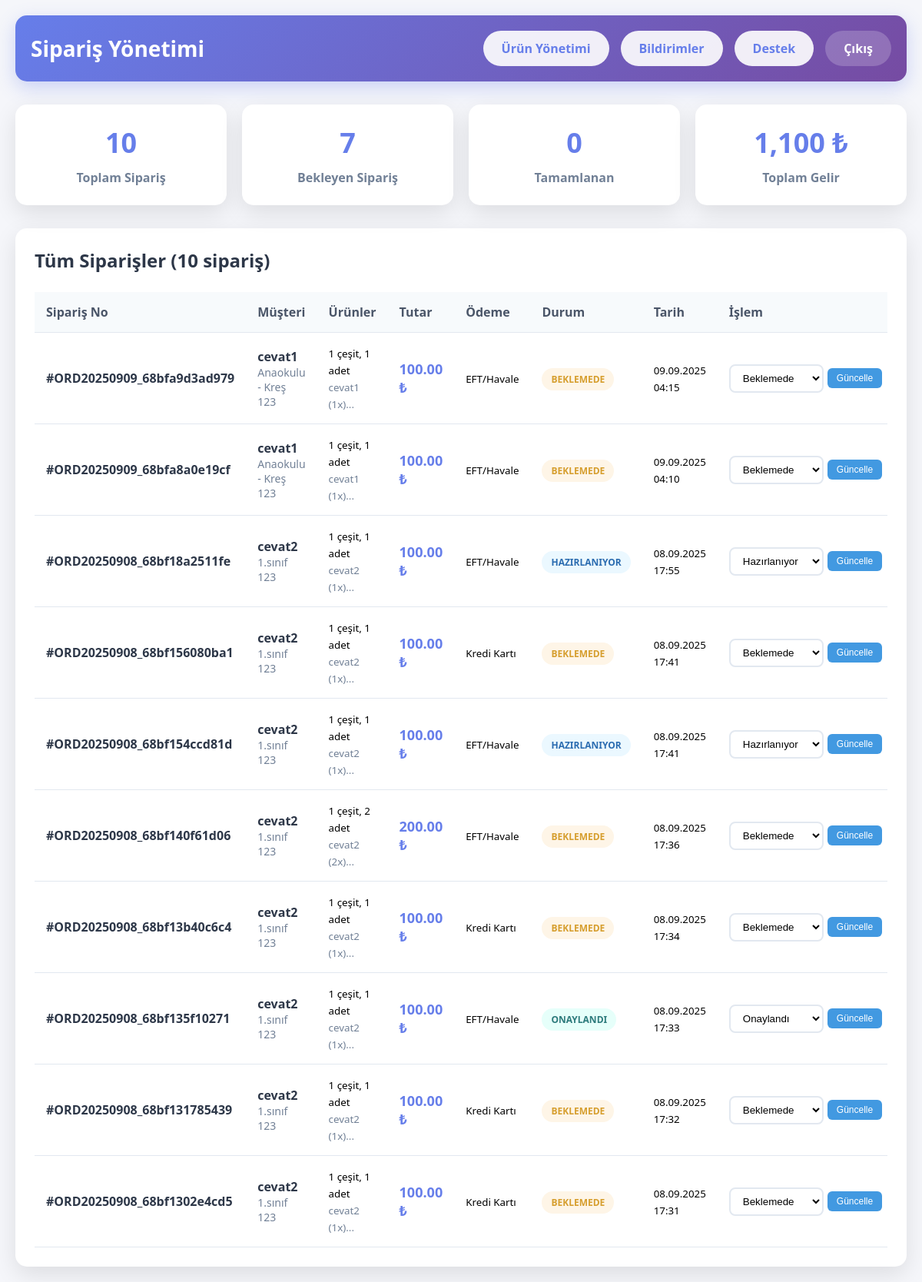
The app's page /admin_orders.php (signed in) with its own data.
### tables this page shows
CREATE TABLE `orders` (
  `id` int NOT NULL AUTO_INCREMENT,
  `student_id` int NOT NULL,
  `order_number` varchar(50) NOT NULL,
  `total_amount` decimal(10,2) NOT NULL,
  `payment_method` enum('eft','havale','kredi_karti') NOT NULL,
  `status` enum('beklemede','onaylandi','hazirlaniyor','kargoda','teslim_edildi','iptal') DEFAULT 'beklemede',
  `student_name` varchar(100) NOT NULL,
  `student_class` varchar(50) NOT NULL,
  `student_phone` varchar(20) DEFAULT NULL,
  `student_address` text,
  `order_date` timestamp NULL DEFAULT CURRENT_TIMESTAMP,
  PRIMARY KEY (`id`),
  UNIQUE KEY `order_number` (`order_number`),
  KEY `student_id` (`student_id`),
  CONSTRAINT `orders_ibfk_1` FOREIGN KEY (`student_id`) REFERENCES `students` (`id`) ON DELETE CASCADE
);

### admin_orders.php (the view, shortened to what this page needs)
<?php
include 'config.php';
$stmt = $pdo->query("
    SELECT o.*,
           COUNT(oi.id) as item_count,
           SUM(oi.quantity) as total_items,
           GROUP_CONCAT(CONCAT(oi.product_name, ' (', oi.quantity, 'x)') SEPARATOR ', ') as product_details
    FROM orders o
    LEFT JOIN order_items oi ON o.id = oi.order_id
    GROUP BY o.id
    ORDER BY o.order_date DESC
");
$orders = $stmt->fetchAll();
$stats = [
    'total_orders' => count($orders),
    'pending_orders' => count(array_filter($orders, fn($o) => $o['status'] === 'beklemede')),
    'completed_orders' => count(array_filter($orders, fn($o) => $o['status'] === 'teslim_edildi')),
    'total_revenue' => array_sum(array_column($orders, 'total_amount'))
];
?>
<!DOCTYPE html>
<html>
<head>
</head>
<body>
    <div class="container">
        <div class="header">
            <h1>Sipariş Yönetimi</h1>
            <div class="header-buttons">
                <a href="admin_panel.php" class="btn btn-primary">Ürün Yönetimi</a>
                <a href="notifications.php" class="btn btn-primary">Bildirimler</a>
                <a href="support.php" class="btn btn-primary">Destek</a>
                <a href="student_login.php" class="btn btn-secondary">Çıkış</a>
            </div>
        </div>
        <div class="stats-grid">
            <div class="stat-card">
                <div class="stat-number"><?= $stats['total_orders'] ?></div>
                <div class="stat-label">Toplam Sipariş</div>
            </div>
            <div class="stat-card">
                <div class="stat-number"><?= $stats['pending_orders'] ?></div>
                <div class="stat-label">Bekleyen Sipariş</div>
            </div>
            <div class="stat-card">
                <div class="stat-number"><?= $stats['completed_orders'] ?></div>
                <div class="stat-label">Tamamlanan</div>
            </div>
            <div class="stat-card">
                <div class="stat-number"><?= number_format($stats['total_revenue'], 0) ?> ₺</div>
                <div class="stat-label">Toplam Gelir</div>
            </div>
        </div>
        <div class="orders-section">
            <div class="section-header">
                <h2>Tüm Siparişler (<?= count($orders) ?> sipariş)</h2>
            </div>
            <?php if (count($orders) > 0): ?>
                <div class="table-container">
                    <table>
                        <thead>
                            <tr>
                                <th>Sipariş No</th>
                                <th>Müşteri</th>
                                <th>Ürünler</th>
                                <th>Tutar</th>
                                <th>Ödeme</th>
                                <th>Durum</th>
                                <th>Tarih</th>
                                <th>İşlem</th>
                            </tr>
                        </thead>
                        <tbody>
                            <?php foreach ($orders as $order): ?>
                                <tr>
                                    <td>
                                        <div class="order-number">#<?= htmlspecialchars($order['order_number']) ?></div>
                                    </td>
                                    <td>
                                        <div class="customer-info">
                                            <div class="customer-name"><?= htmlspecialchars($order['student_name']) ?></div>
                                            <div class="customer-details">
                                                <?= htmlspecialchars($order['student_class']) ?><br>
                                                <?= htmlspecialchars($order['student_phone'] ?: 'Tel: -') ?>
                                            </div>
                                        </div>
                                    </td>
                                    <td>
                                        <small><?= $order['item_count'] ?> çeşit, <?= $order['total_items'] ?> adet</small><br>
                                        <small style="color: #718096;"><?= htmlspecialchars(substr($order['product_details'], 0, 50)) ?>...</small>
                                    </td>
                                    <td>
                                        <div class="order-total"><?= number_format($order['total_amount'], 2) ?> ₺</div>
                                    </td>
                                    <td>
                                        <small>
                                            <?php
                                            $payment_labels = [
                                                'eft' => 'EFT/Havale',
                                                'kredi_karti' => 'Kredi Kartı'
                                            ];
                                            echo $payment_labels[$order['payment_method']] ?? $order['payment_method'];
                                            ?>
                                        </small>
                                    </td>
                                    <td>
                                        <span class="status-badge status-<?= $order['status'] ?>">
                                            <?php
                                            $status_labels = [
                                                'beklemede' => 'Beklemede',
                                                'onaylandi' => 'Onaylandı',
                                                'hazirlaniyor' => 'Hazırlanıyor',
                                                'kargoda' => 'Kargoda',
                                                'teslim_edildi' => 'Teslim Edildi',
                                                'iptal' => 'İptal'
                                            ];
                                            echo $status_labels[$order['status']] ?? $order['status'];
                                            ?>
                                        </span>
                                    </td>
                                    <td>
                                        <small><?= date('d.m.Y H:i', strtotime($order['order_date'])) ?></small>
                                    </td>
                                    <td>
                                        <form method="POST" style="display: flex; gap: 5px; align-items: center;">
                                            <select name="status" class="status-select">
                                                <option value="beklemede" <?= $order['status'] === 'beklemede' ? 'selected' : '' ?>>Beklemede</option>
                                                <option value="onaylandi" <?= $order['status'] === 'onaylandi' ? 'selected' : '' ?>>Onaylandı</option>
                                                <option value="hazirlaniyor" <?= $order['status'] === 'hazirlaniyor' ? 'selected' : '' ?>>Hazırlanıyor</option>
                                            </select>
                                            <button type="submit" name="update_status" class="update-btn">Güncelle</button>
                                        </form>
                                    </td>
                                </tr>
                            <?php endforeach; ?>
                        </tbody>
                    </table>
                </div>
            <?php endif; ?>
        </div>
    </div>
</body>
</html>

### admin_orders.php (style rules this page uses)
* { margin: 0; padding: 0; box-sizing: border-box; }
body { font-family: 'Segoe UI', Tahoma, Geneva, Verdana, sans-serif; background: #f5f6fa; }
.container { max-width: 1400px; margin: 0 auto; padding: 20px; }
.header { background: linear-gradient(135deg, #667eea 0%, #764ba2 100%); color: white; padding: 20px; border-radius: 15px; margin-bottom: 30px; box-shadow: 0 8px 25px rgba(102, 126, 234, 0.3); display: flex; justify-content: space-between; align-items: center; }
.header h1 { font-size: 28px; }
.header-buttons { display: flex; gap: 15px; }
.btn { padding: 12px 24px; border: none; border-radius: 25px; text-decoration: none; font-weight: bold; transition: all 0.3s; cursor: pointer; display: inline-block; text-align: center; }
.btn-primary { background: rgba(255,255,255,0.9); color: #667eea; }
.btn-secondary { background: rgba(255,255,255,0.2); color: white; }
.stats-grid { display: grid; grid-template-columns: repeat(auto-fit, minmax(250px, 1fr)); gap: 20px; margin-bottom: 30px; }
.stat-card { background: white; padding: 25px; border-radius: 15px; box-shadow: 0 10px 30px rgba(0,0,0,0.1); text-align: center; }
.stat-number { font-size: 36px; font-weight: bold; color: #667eea; margin-bottom: 10px; }
.stat-label { color: #718096; font-weight: 600; }
.orders-section { background: white; border-radius: 15px; padding: 25px; box-shadow: 0 10px 30px rgba(0,0,0,0.1); }
.section-header { margin-bottom: 25px; }
.section-header h2 { color: #2d3748; }
.table-container { overflow-x: auto; }
table { width: 100%; border-collapse: collapse; }
th, td { padding: 15px; text-align: left; border-bottom: 1px solid #e2e8f0; }
th { background: #f7fafc; color: #4a5568; font-weight: 600; }
.order-number { font-weight: 600; color: #2d3748; }
.customer-name { font-weight: 600; color: #2d3748; }
.customer-details { color: #718096; font-size: 14px; }
.status-badge { padding: 6px 12px; border-radius: 20px; font-size: 12px; font-weight: 600; text-transform: uppercase; }
.status-beklemede { background: #fef5e7; color: #d69e2e; }
.status-onaylandi { background: #e6fffa; color: #2c7a7b; }
.status-hazirlaniyor { background: #ebf8ff; color: #2b6cb0; }
.status-select { padding: 8px 12px; border: 2px solid #e2e8f0; border-radius: 8px; background: white; cursor: pointer; }
.update-btn { background: #4299e1; color: white; padding: 6px 12px; border: none; border-radius: 6px; cursor: pointer; font-size: 12px; }
.order-total { font-weight: bold; color: #667eea; font-size: 18px; }

### records on screen
orders: order_number "ORD20250909_68bfa9d3ad979", student_name "cevat1", student_class "Anaokulu - Kreş", student_phone "123", item_count "1", total_items "1", product_details "cevat1 (1x)", total_amount "100.00", payment_method "EFT/Havale", status "BEKLEMEDE", order_date "09.09.2025 04:15", status "Beklemede"
orders: order_number "ORD20250909_68bfa8a0e19cf", student_name "cevat1", student_class "Anaokulu - Kreş", student_phone "123", item_count "1", total_items "1", product_details "cevat1 (1x)", total_amount "100.00", payment_method "EFT/Havale", status "BEKLEMEDE", order_date "09.09.2025 04:10", status "Beklemede"
orders: order_number "ORD20250908_68bf18a2511fe", student_name "cevat2", student_class "1.sınıf", student_phone "123", item_count "1", total_items "1", product_details "cevat2 (1x)", total_amount "100.00", payment_method "EFT/Havale", status "HAZIRLANIYOR", order_date "08.09.2025 17:55", status "Hazırlanıyor"
orders: order_number "ORD20250908_68bf156080ba1", student_name "cevat2", student_class "1.sınıf", student_phone "123", item_count "1", total_items "1", product_details "cevat2 (1x)", total_amount "100.00", payment_method "Kredi Kartı", status "BEKLEMEDE", order_date "08.09.2025 17:41", status "Beklemede"
orders: order_number "ORD20250908_68bf154ccd81d", student_name "cevat2", student_class "1.sınıf", student_phone "123", item_count "1", total_items "1", product_details "cevat2 (1x)", total_amount "100.00", payment_method "EFT/Havale", status "HAZIRLANIYOR", order_date "08.09.2025 17:41", status "Hazırlanıyor"
orders: order_number "ORD20250908_68bf140f61d06", student_name "cevat2", student_class "1.sınıf", student_phone "123", item_count "1", total_items "2", product_details "cevat2 (2x)", total_amount "200.00", payment_method "EFT/Havale", status "BEKLEMEDE", order_date "08.09.2025 17:36", status "Beklemede"
orders: order_number "ORD20250908_68bf13b40c6c4", student_name "cevat2", student_class "1.sınıf", student_phone "123", item_count "1", total_items "1", product_details "cevat2 (1x)", total_amount "100.00", payment_method "Kredi Kartı", status "BEKLEMEDE", order_date "08.09.2025 17:34", status "Beklemede"
orders: order_number "ORD20250908_68bf135f10271", student_name "cevat2", student_class "1.sınıf", student_phone "123", item_count "1", total_items "1", product_details "cevat2 (1x)", total_amount "100.00", payment_method "EFT/Havale", status "ONAYLANDI", order_date "08.09.2025 17:33", status "Onaylandı"
orders: order_number "ORD20250908_68bf131785439", student_name "cevat2", student_class "1.sınıf", student_phone "123", item_count "1", total_items "1", product_details "cevat2 (1x)", total_amount "100.00", payment_method "Kredi Kartı", status "BEKLEMEDE", order_date "08.09.2025 17:32", status "Beklemede"
orders: order_number "ORD20250908_68bf1302e4cd5", student_name "cevat2", student_class "1.sınıf", student_phone "123", item_count "1", total_items "1", product_details "cevat2 (1x)", total_amount "100.00", payment_method "Kredi Kartı", status "BEKLEMEDE", order_date "08.09.2025 17:31", status "Beklemede"

### other values on screen
$stats['total_orders'] "10"
$stats['pending_orders'] "7"
$stats['completed_orders'] "0"
$stats['total_revenue'] "1,100"
count($orders) "10"
